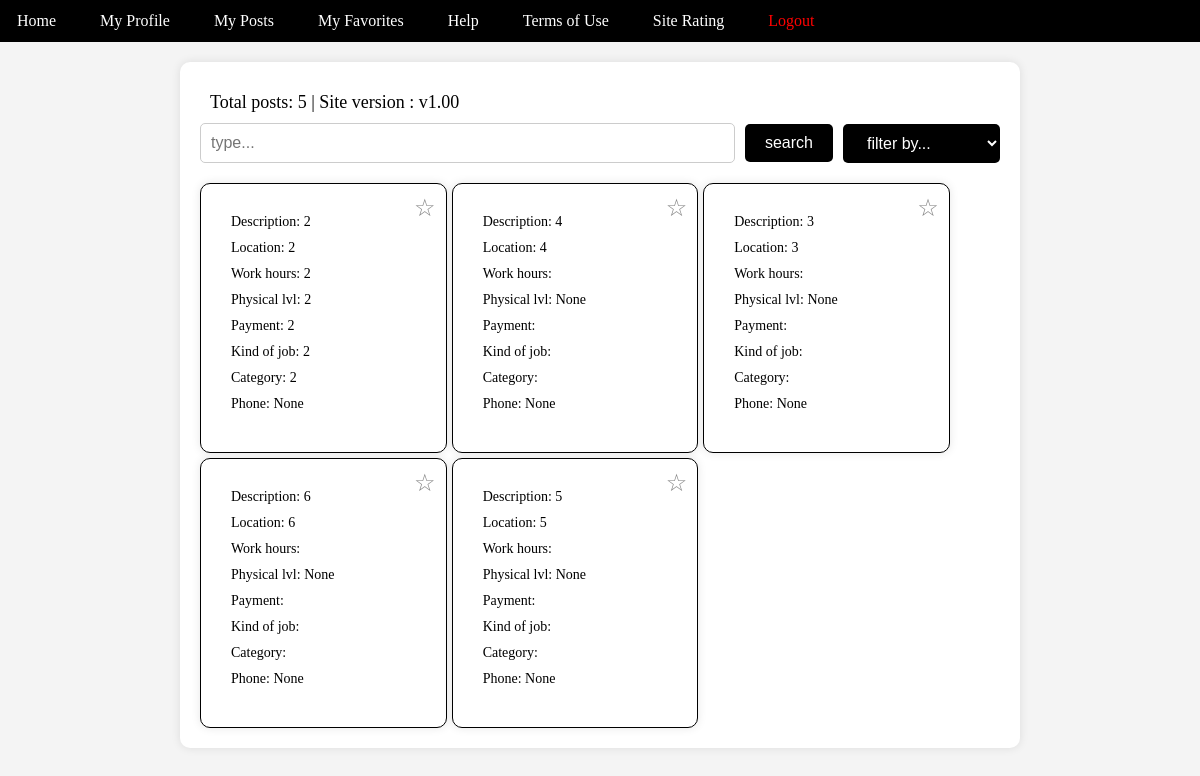
The page /homepage/ on the database as committed earlier.
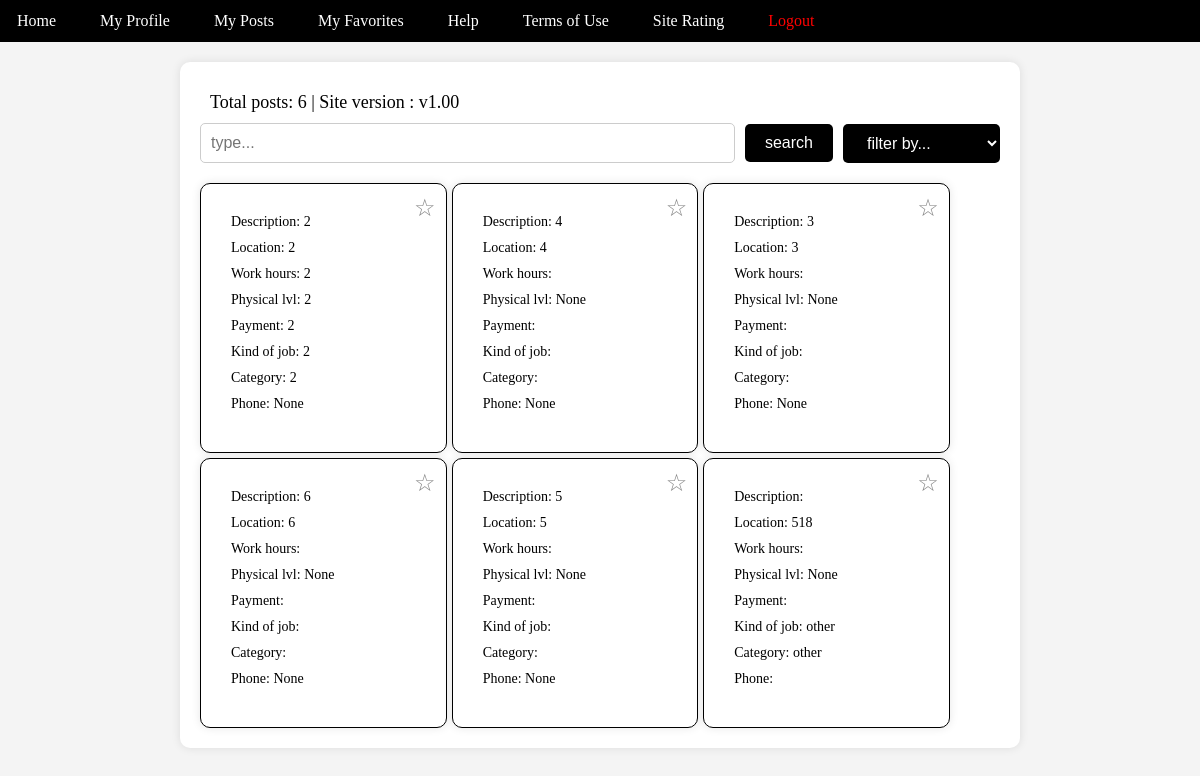
The same page on the database as committed later.
### posts/models.py (models this page shows)
class Post(models.Model):
    description = models.TextField(null=True, blank=True)
    location = models.TextField(null=True, blank=True)
    payment = models.TextField(null=True, blank=True)
    work_hours = models.TextField(null=True, blank=True)
    phys_lvl = models.IntegerField(null=True, blank=True)
    kind_of_job = models.TextField(null=True, blank=True)
    category = models.TextField(null=True, blank=True)
    phone = models.TextField(null=True, blank=True)

### project/views.py (the view)
# urls.py: path('homepage/', views.homepage, name='homepage'),
def homepage(request):
    posts = Post.objects.all()
    global_user_id = request.session.get('global_user_id')
    if global_user_id:
        user = User.objects.get(id=global_user_id)
        favorites = [int(fav) for fav in user.favorites]
    else:
        favorites = []  # Initialize favorites as an empty list if user is not logged in
    context = {'posts': posts, 'favorites': favorites}
    return render(request, 'homepage.html', context)

### templates/homepage.html (shortened to what this page needs)
<!DOCTYPE html>
<html lang="en">
<head>
</head>
<body>
{% extends 'toolbar.html' %}
{% block content %}
<div class="content">
    <div class="total-posts">Total posts:  {{ posts|length }}  |  Site version : v1.00</div>
    <div class="search-filter">
        <input type="text" class="search-input" placeholder="type...">
        <button class="search-button">search</button>
        <select class="filter-select">
            <option value="">filter by...</option>
        </select>
    </div>
    <div class="posts">
        {% if posts %}
        {% for post in posts %}
        <div class="post" data-description="{{ post.description }}" data-location="{{ post.location }}" data-work-hours="{{ post.work_hours }}" data-phys-lvl="{{ post.phys_lvl }}" data-kind-of-job="{{ post.kind_of_job }}" data-category="{{ post.category }}" data-phone="{{ post.phone }}" data-payment="{{ post.payment }}">
            <div class="post-content">
                <div class="post-info">Description: {{ post.description }}</div>
                <div class="post-info">Location: {{ post.location }}</div>
                <div class="post-info">Work hours: {{ post.work_hours }}</div>
                <div class="post-info">Physical lvl: {{ post.phys_lvl }}</div>
                <div class="post-info">Payment: {{ post.payment }}</div>
                <div class="post-info">Kind of job: {{ post.kind_of_job }}</div>
                <div class="post-info">Category: {{ post.category }}</div>
                <div class="post-info">Phone: {{ post.phone }}</div>
                <div class="favorites-button {% if post.id|add:0 in favorites %}active {% endif %}" data-post-id="{{ post.id }}">☆</div>
            </div>
        </div>
        {% endfor %}
        {% else %}
        <p class="no-posts-message" style="display: none;">No posts fit your request.</p>
        {% endif %}
    </div>
</div>
</body>
</html>
{% endblock %}

Rows that differ between the two databases and show on the page:
added Post: location "518", phys_lvl "None", kind_of_job "other", category "other"
Other text that changed with them:
{{ posts|length }}: "5" → "6"
